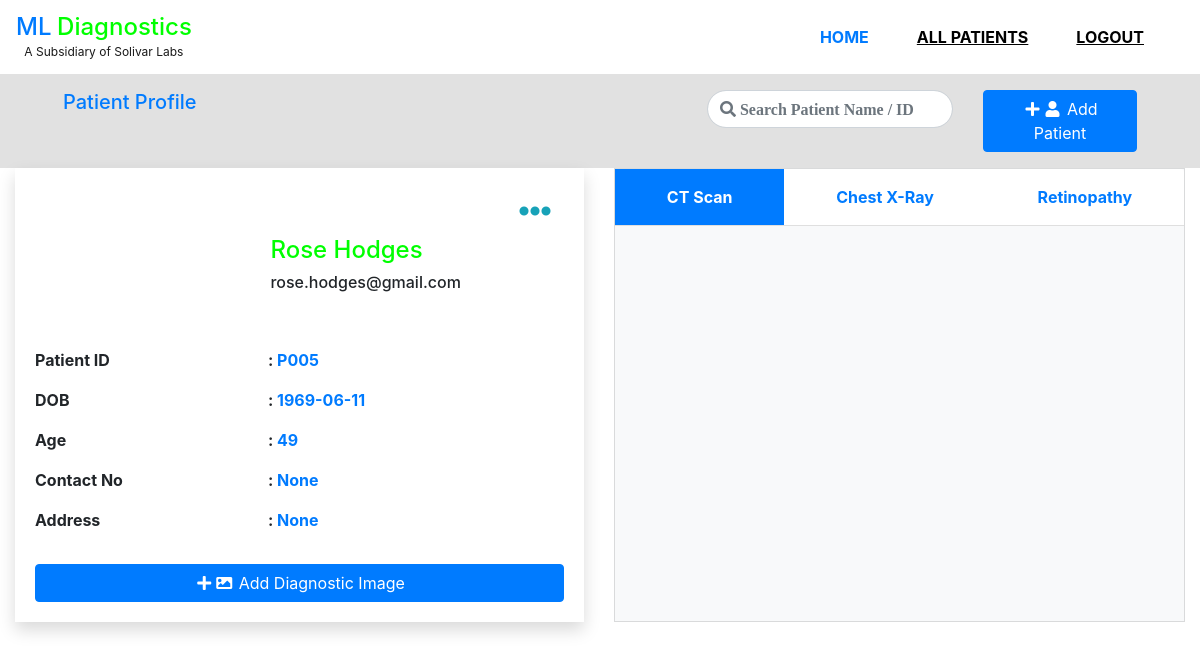
The app's page /patient/P005/ with its own data.
### models.py (models this page shows, shortened)
class Patient(db.Model):
    __tablename__ = 'patients'
    id = db.Column(db.Integer, primary_key=True)
    first_name = db.Column(db.String(50))
    last_name = db.Column(db.String(100))
    email = db.Column(db.String(255), unique=True)
    photo = db.Column(db.String)
    date_of_birth = db.Column(db.Date)
    gender = db.Column(db.Enum(Gender))
    phone = db.Column(db.String(16), nullable=True)
    address = db.Column(db.String(300), nullable=True)
    company_id = db.Column(db.Integer, db.ForeignKey('companies.id'),
                           nullable=False, default=1)
    company = db.relationship('Company',
                              backref=db.backref('patients', lazy=True))
    @property
    def fullname(self):
        return '{} {}'.format(self.first_name, self.last_name)

### app.py (the view)
@app.route('/patient/<patient_id>/')
def patient_profile(patient_id):
    id = int(patient_id.replace('P00', '').replace(
        'P0', '').replace('P', ''))
    patient = Patient.query.get(id)
    if not patient:
        return abort(404)
    diags = DiagImage.query.filter_by(
        patient=patient).order_by(DiagImage.date_loaded.desc()).all()
    return render_template('index2.html', patient=patient, patient_id=patient_id, diags=diags)

### app.py (called while the page is built)
@app.template_filter()
def getage(born):
    if not born:
        return ''
    today = date.today()
    return str(today.year - born.year - ((today.month, today.day) < (born.month, born.day)))

### templates/index2.html (shortened to what this page needs)
{% extends 'base2.html' %}
{% block content %}
<div class="container-fluid">
    <div class="row py-2 px-5 bg-gray">
        <div class="col-lg-7 my-2">
            <h5 class="text-primary mb-0">Patient Profile</h5>
        </div>
        <div class="col-lg-3 my-2">
            <form action="/search">
                <input type="search" class="form-control icon rounded-pill float-right" name="search" id="search" placeholder="&#xf002; Search Patient Name / ID">
            </form>
        </div>
        <div class="col-lg-2 my-2">
            <a class="btn btn-primary" href="{{url_for('add_patient')}}"><i class="fas fa-plus fa-fw"></i><i class="fas fa-user fa-fw"></i>&nbsp;Add Patient</a>
        </div>
    </div>
    <div class="card-deck">
        <div class="card shadow border-0 rounded-0">
            <div class="card-body">
                {%include 'profile2.html'%}
            </div>
        </div>
        <div class="card text-center bg-light rounded-0">
            <div class="card-header bg-white py-0 card-header-nav">
                <ul class="nav nav-pills nav-fill card-header-pills" id="myTab" role="tablist">
                    <li class="nav-item">
                        <a class="nav-link active font-weight-bold rounded-0 py-3" id="ctscan-tab" data-toggle="tab"
                            href="#ctscan" role="tab" aria-controls="ctscan" aria-selected="false">CT Scan</a>
                    </li>
                    <li class="nav-item">
                        <a class="nav-link font-weight-bold rounded-0 py-3" id="chest-tab" data-toggle="tab" href="#chest"
                            role="tab" aria-controls="chest" aria-selected="false">Chest X-Ray</a>
                    </li>
                    <li class="nav-item">
                        <a class="nav-link font-weight-bold rounded-0 py-3" id="retinopathy-tab" data-toggle="tab" href="#retinopathy"
                            role="tab" aria-controls="retinopathy" aria-selected="true">Retinopathy</a>
                    </li>
                </ul>
            </div>
            <div class="card-body px-0">
            </div>
        </div>
    </div>
    {% endblock %}

### templates/profile2.html (shortened to what this page needs)
<div class="d-flex flex-row justify-content-end">
    <div class="dropdown">
        <button class="btn text-info" type="button" id="dropdownMenuButton" data-toggle="dropdown"
            aria-haspopup="true" aria-expanded="false">
            <i class="fas fa-ellipsis-h fa-2x"></i>
        </button>
    </div>
</div>
<div class="d-flex flex-row flex-wrap align-items-center">
    <div class="col-5">
    </div>
    <div class="col-7">
        <h4 class="text-green">{{patient.fullname}}</h4>
        <h6>{{patient.email}}</h6>
    </div>
</div>
<div class="row mt-5">
    <div class="col-5">
        <p><b>Patient ID</b></p>
    </div>
    <div class="col-7">
        <p><b>: <span class="text-primary">{{patient_id}}</span></b></p>
    </div>
</div>
<div class="row">
    <div class="col-5">
        <p><b>DOB</b></p>
    </div>
    <div class="col-7">
        <p><b>: <span class="text-primary">{{patient.date_of_birth}}</span></b></p>
    </div>
</div>
<div class="row">
    <div class="col-5">
        <p><b>Age</b></p>
    </div>
    <div class="col-7">
        <p><b>: <span class="text-primary">{{patient.date_of_birth|getage}}</span></b></p>
    </div>
</div>
<div class="row">
    <div class="col-5">
        <p><b>Contact No</b></p>
    </div>
    <div class="col-7">
        <p><b>: <span class="text-primary">{{patient.phone}}</span></b></p>
    </div>
</div>
<div class="row">
    <div class="col-5">
        <p><b>Address</b></p>
    </div>
    <div class="col-7">
        <p><b>: <span class="text-primary">{{patient.address}}</span></b></p>
    </div>
</div>
<a href="{{url_for('upload_image', patient_id=patient_id)}}" class="btn btn-primary btn-block mt-3"><i class="fas fa-plus fa-fw"></i><i class="fas fa-image fa-fw"></i>&nbsp;Add
    Diagnostic Image</a>

### static/css/style.css (style rules this page uses)
.text-green { color:#00ff00 !important; }
.card-header-nav { padding-left: 10px; padding-right: 10px; }
input.icon { font-family: 'Font Awesome\ 5 Free'; font-style: normal; font-weight: 900; text-decoration: inherit; }
.bg-gray { background-color:#E1E1E1; }

### records on screen
Patient: fullname "Rose Hodges", email "rose.hodges@gmail.com", date_of_birth "1969-06-11", date_of_birth|getage "49", phone "None", address "None"

### other values on screen
{{ patient_id }} "P005"
